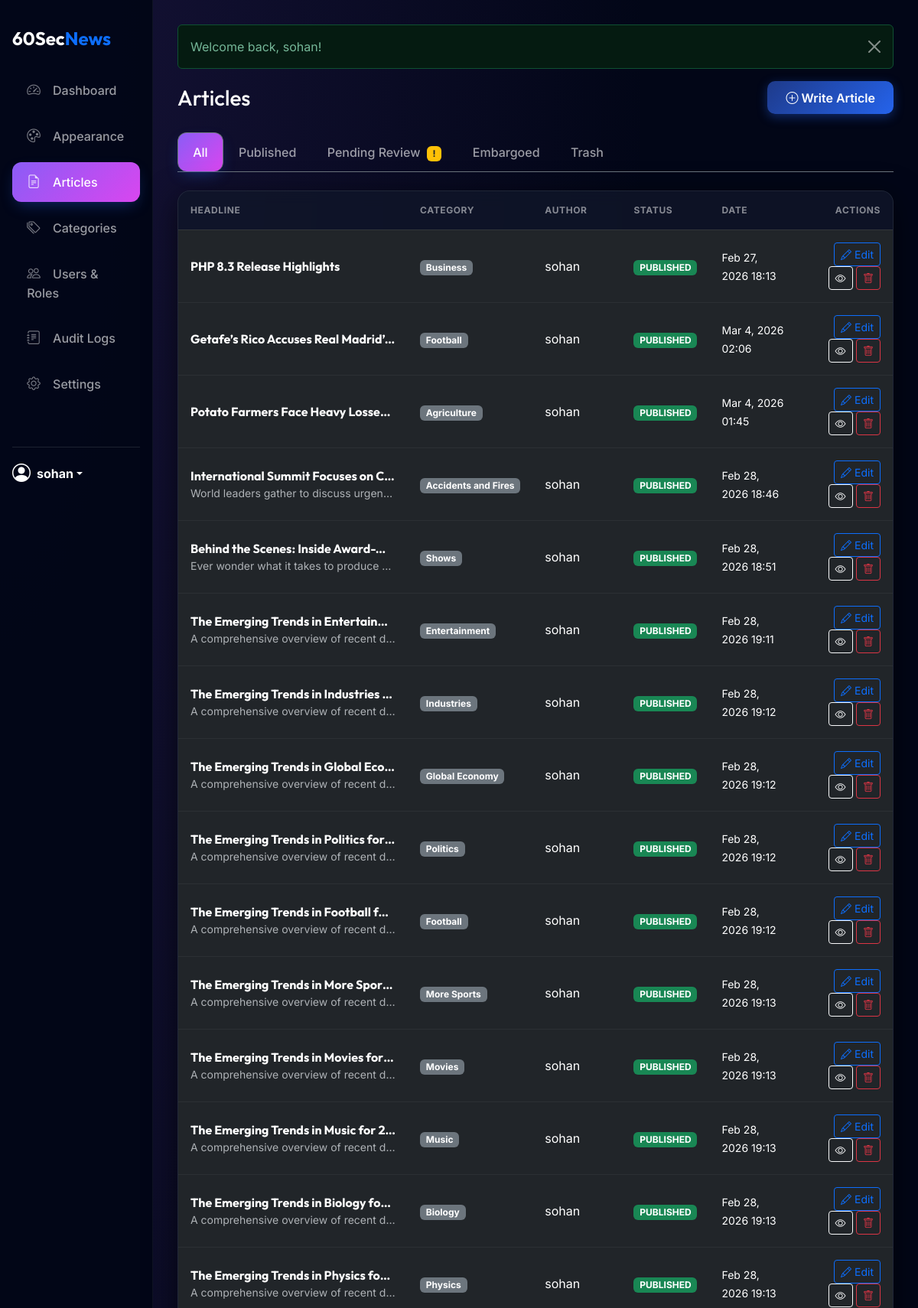
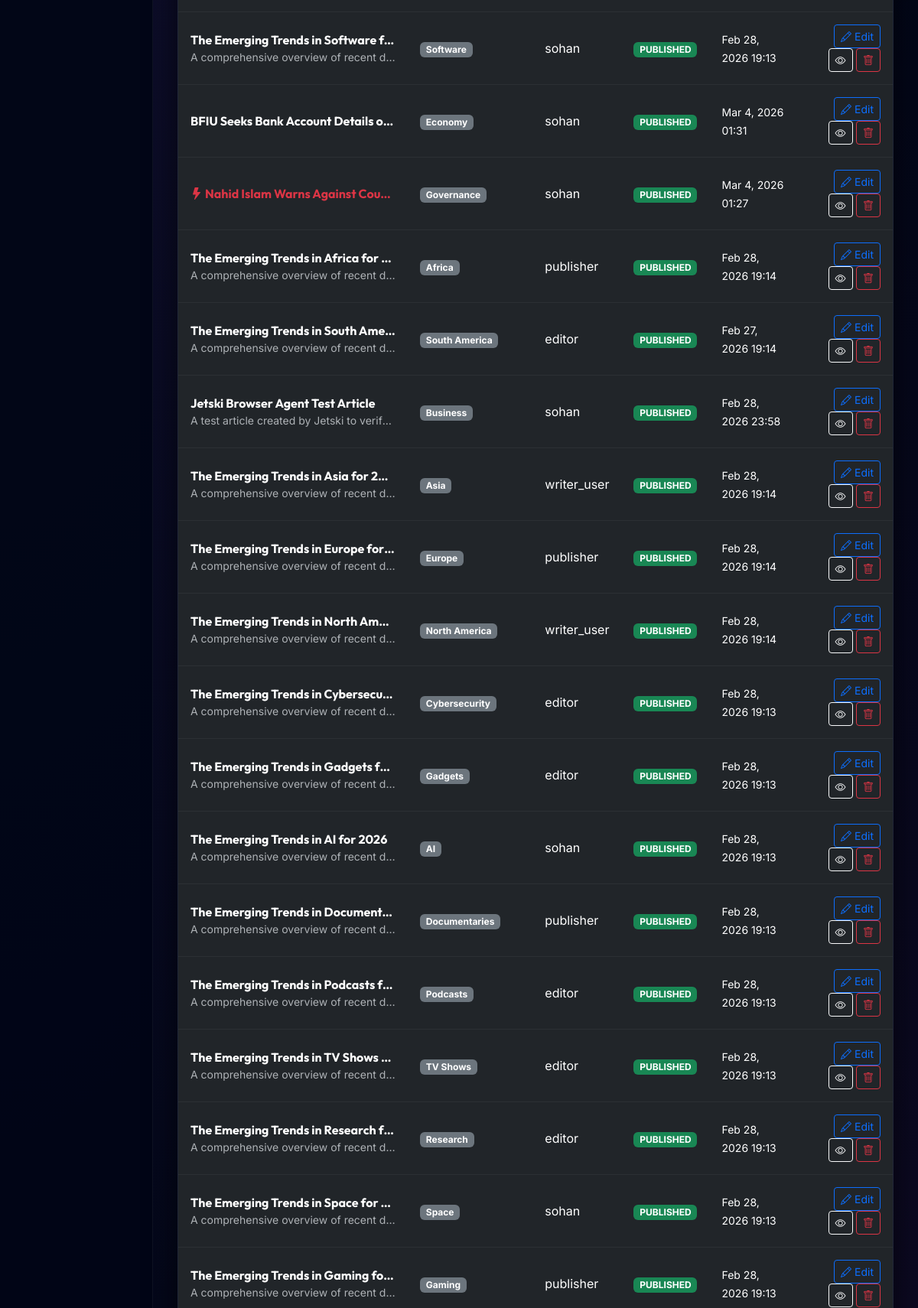
The page /public/admin/articles.php (signed in, upper part) on the database its author committed (2 pictures, top to bottom).
### tables this page shows
CREATE TABLE `articles` (
  `id` int(11) NOT NULL,
  `title` varchar(255) NOT NULL,
  `slug` varchar(255) NOT NULL,
  `summary` text NOT NULL,
  `content` text NOT NULL,
  `author_id` int(11) NOT NULL,
  `category_id` int(11) NOT NULL,
  `featured_image_id` int(11) DEFAULT NULL,
  `status` enum('draft','pending','published','embargoed','trashed') DEFAULT 'draft',
  `is_breaking` tinyint(1) DEFAULT 0,
  `is_pinned` tinyint(1) DEFAULT 0,
  `is_featured` tinyint(1) DEFAULT 0,
  `fact_checked` tinyint(1) DEFAULT 0,
  `publish_at` timestamp NULL DEFAULT NULL,
  `created_at` timestamp NOT NULL DEFAULT current_timestamp(),
  `updated_at` timestamp NOT NULL DEFAULT current_timestamp() ON UPDATE current_timestamp()
);

CREATE TABLE `categories` (
  `id` int(11) NOT NULL,
  `parent_id` int(11) DEFAULT NULL,
  `name` varchar(100) NOT NULL,
  `slug` varchar(100) NOT NULL,
  `created_at` timestamp NOT NULL DEFAULT current_timestamp()
);

CREATE TABLE `users` (
  `id` int(11) NOT NULL,
  `username` varchar(50) NOT NULL,
  `email` varchar(100) NOT NULL,
  `password_hash` varchar(255) NOT NULL,
  `role_id` int(11) NOT NULL,
  `created_at` timestamp NOT NULL DEFAULT current_timestamp(),
  `last_login` timestamp NULL DEFAULT NULL,
  `login_attempts` int(11) DEFAULT 0,
  `lockout_time` timestamp NULL DEFAULT NULL,
  `status` enum('active','inactive','banned') DEFAULT 'active'
);

### app/rbac.php (called while the page is built, shortened)
<?php
function is_logged_in()
{
    return isset($_SESSION['user_id']) && isset($_SESSION['role_id']);
}
function has_permission($permission)
{
    $role_id = $_SESSION['role_id'] ?? 0;
    if ($role_id == 1) {
        return true;
    }
    $db = DB::getInstance()->getConnection();
    $stmt = $db->prepare("
        SELECT 1
        FROM role_permissions
        WHERE role_id = ? AND permission_string = ?
    ");
    $stmt->execute([$role_id, $permission]);
    return $stmt->fetchColumn() !== false;
}

### public/admin/articles.php (the view, shortened to what this page needs)
<?php
require_once __DIR__ . '/../../app/helpers.php';
require_once __DIR__ . '/../../app/rbac.php';
require_once __DIR__ . '/layout/header.php';
$status_filter = $_GET['status'] ?? 'all';
$can_edit_all = has_permission('edit_any_article');
$sql = "SELECT a.*, u.username as author_name, c.name as category_name
        FROM articles a
        JOIN users u ON a.author_id = u.id
        JOIN categories c ON a.category_id = c.id";
$params = [];
$sql .= " ORDER BY a.updated_at DESC";
$stmt = $db->prepare($sql);
$stmt->execute($params);
$articles = $stmt->fetchAll();
?>
<div class="d-flex justify-content-between align-items-center mb-4">
    <h1 class="h3 mb-0 text-white">Articles</h1>
    <?php if (has_permission('create_article')): ?>
        <a href="article_edit.php" class="btn btn-primary"><i class="bi bi-plus-circle"></i> Write Article</a>
    <?php endif; ?>
</div>
<ul class="nav nav-tabs border-secondary mb-4">
    <li class="nav-item">
        <a class="nav-link <?= $status_filter === 'all' ? 'active bg-dark text-white border-secondary border-bottom-0' : 'text-muted' ?>"
            href="?status=all">All</a>
    </li>
    <li class="nav-item">
        <a class="nav-link <?= $status_filter === 'published' ? 'active bg-dark text-white border-secondary border-bottom-0' : 'text-muted' ?>"
            href="?status=published">Published</a>
    </li>
    <li class="nav-item">
        <a class="nav-link <?= $status_filter === 'pending' ? 'active bg-dark text-white border-secondary border-bottom-0' : 'text-muted' ?>"
            href="?status=pending">Pending Review <span class="badge bg-warning text-dark ms-1">!</span></a>
    </li>
    <li class="nav-item">
        <a class="nav-link <?= $status_filter === 'embargoed' ? 'active bg-dark text-white border-secondary border-bottom-0' : 'text-muted' ?>"
            href="?status=embargoed">Embargoed</a>
    </li>
    <li class="nav-item">
        <a class="nav-link <?= $status_filter === 'trashed' ? 'active bg-dark text-white border-secondary border-bottom-0' : 'text-muted' ?>"
            href="?status=trashed">Trash</a>
    </li>
</ul>
<div class="card">
    <div class="card-body p-0">
        <div class="table-responsive">
            <table class="table table-dark table-hover mb-0">
                <thead>
                    <tr>
                        <th>Headline</th>
                        <th>Category</th>
                        <th>Author</th>
                        <th>Status</th>
                        <th>Date</th>
                        <th class="text-end">Actions</th>
                    </tr>
                </thead>
                <tbody>
                    <?php foreach ($articles as $article): ?>
                        <tr>
                            <td style="max-width: 300px;">
                                <div class="text-truncate fw-bold <?= $article['is_breaking'] ? 'text-danger' : '' ?>">
                                    <?php if ($article['is_breaking'])
                                        echo '<i class="bi bi-lightning-fill"></i> '; ?>
                                    <?= e($article['title']) ?>
                                </div>
                                <small class="text-muted d-block text-truncate">
                                    <?= e($article['summary']) ?>
                                </small>
                            </td>
                            <td><span class="badge bg-secondary">
                                    <?= e($article['category_name']) ?>
                                </span></td>
                            <td>
                                <?= e($article['author_name']) ?>
                            </td>
                            <td>
                                <?php
                                $badges = [
                                    'pending' => 'bg-warning text-dark',
                                    'published' => 'bg-success',
                                    'embargoed' => 'bg-info text-dark',
                                    'trashed' => 'bg-danger'
                                ];
                                $badge_class = $badges[$article['status']] ?? 'bg-secondary';
                                ?>
                                <span class="badge <?= $badge_class ?> text-uppercase">
                                    <?= $article['status'] ?>
                                </span>
                            </td>
                            <td>
                                <small>
                                    <?= $article['status'] === 'published' && $article['publish_at'] ? date('M j, Y H:i', strtotime($article['publish_at'])) : date('M j', strtotime($article['updated_at'])) ?>
                                </small>
                            </td>
                            <td class="text-end">
                                <?php if ($can_edit_all || $article['author_id'] == $_SESSION['user_id']): ?>
                                    <a href="article_edit.php?id=<?= $article['id'] ?>"
                                        class="btn btn-sm btn-outline-primary"><i class="bi bi-pencil"></i> Edit</a>
                                <?php endif; ?>
                                <?php if ($article['status'] === 'published'): ?>
                                    <a href="<?= BASE_URL ?>/article.php?slug=<?= e($article['slug']) ?>" target="_blank"
                                        class="btn btn-sm btn-outline-light"><i class="bi bi-eye"></i></a>
                                <?php endif; ?>
                                <?php if (has_permission('delete_article') || $article['author_id'] == $_SESSION['user_id']): ?>
                                    <form method="POST" class="d-inline">
                                        <button type="submit" class="btn btn-sm btn-outline-danger" title="Delete Article"
                                            onclick="return confirm('Are you sure you want to PERMANENTLY delete this article?');">
                                            <i class="bi bi-trash"></i>
                                        </button>
                                    </form>
                                <?php endif; ?>
                            </td>
                        </tr>
                    <?php endforeach; ?>
                </tbody>
            </table>
        </div>
    </div>
</div>
<?php require_once __DIR__ . '/layout/footer.php'; ?>

### public/admin/layout/header.php (style rules this page uses)
:root { --primary-gradient: linear-gradient(135deg, #1e3a8a 0%, #2563eb 100%); --glass-bg: rgba(255, 255, 255, 0.03); --glass-border: rgba(255, 255, 255, 0.08); --sidebar-width: 260px; --radius-premium: 16px; }
body { font-family: 'Inter', sans-serif; background-color: #0c0e14; color: #e2e8f0; min-height: 100vh; }
body.theme-admin-midnight { background-color: #020617; background-image: radial-gradient(at 0% 0%, rgba(139, 92, 246, 0.15) 0px, transparent 50%), radial-gradient(at 100% 100%, rgba(217, 70, 239, 0.1) 0px, transparent 50%); color: #f8fafc; }
body.theme-admin-midnight .card { background: rgba(15, 23, 42, 0.8); border: 1px solid rgba(255, 255, 255, 0.08); box-shadow: 0 10px 40px rgba(0, 0, 0, 0.6); }
body.theme-admin-midnight .nav-link.active { background: linear-gradient(135deg, #8b5cf6 0%, #d946ef 100%) !important; }
h1, h2, h3, h4, .fw-bold, .sidebar-brand { font-family: 'Outfit', sans-serif; }
.nav-link { color: rgba(255, 255, 255, 0.6) !important; padding: 0.8rem 1.2rem !important; border-radius: 12px !important; margin-bottom: 8px; transition: all 0.3s cubic-bezier(0.4, 0, 0.2, 1); font-weight: 500; }
.nav-link.active { background: var(--primary-gradient) !important; color: #fff !important; box-shadow: 0 8px 20px -6px rgba(37, 99, 235, 0.4); }
.card { background: rgba(30, 41, 59, 0.4); backdrop-filter: blur(10px); -webkit-backdrop-filter: blur(10px); border: 1px solid var(--glass-border); border-radius: var(--radius-premium); box-shadow: 0 10px 30px -10px rgba(0, 0, 0, 0.3); overflow: hidden; }
.table { color: #cbd5e1; margin-bottom: 0; }
.table thead th { background: rgba(15, 23, 42, 0.2); border-bottom: 1px solid var(--glass-border); text-transform: uppercase; font-size: 0.75rem; letter-spacing: 0.05em; color: rgba(255, 255, 255, 0.5); padding: 1rem; }
.table td { border-bottom: 1px solid rgba(255, 255, 255, 0.05); padding: 1rem; vertical-align: middle; }
.btn-primary { background: var(--primary-gradient); border: none; box-shadow: 0 4px 14px 0 rgba(37, 99, 235, 0.39); border-radius: 10px; padding: 0.6rem 1.5rem; font-weight: 600; transition: all 0.3s; }

### rows shown on the page
articles: title "PHP 8.3 Release Highlights", category.name "Business", author.username "sohan", status "PUBLISHED", publish_at "Feb 27, 2026 18:13"
articles: title "Getafe’s Rico Accuses Real Madrid’…", category.name "Football", author.username "sohan", status "PUBLISHED", publish_at "Mar 4, 2026 02:06"
articles: title "Potato Farmers Face Heavy Losse…", category.name "Agriculture", author.username "sohan", status "PUBLISHED", publish_at "Mar 4, 2026 01:45"
articles: title "International Summit Focuses on C…", summary "World leaders gather to discuss urgen…", category.name "Accidents and Fires", author.username "sohan", status "PUBLISHED", publish_at "Feb 28, 2026 18:46"
articles: title "Behind the Scenes: Inside Award-…", summary "Ever wonder what it takes to produce…", category.name "Shows", author.username "sohan", status "PUBLISHED", publish_at "Feb 28, 2026 18:51"
articles: title "The Emerging Trends in Entertain…", summary "A comprehensive overview of recent d…", category.name "Entertainment", author.username "sohan", status "PUBLISHED", publish_at "Feb 28, 2026 19:11"
articles: title "The Emerging Trends in Industries…", summary "A comprehensive overview of recent d…", category.name "Industries", author.username "sohan", status "PUBLISHED", publish_at "Feb 28, 2026 19:12"
articles: title "The Emerging Trends in Global Eco…", summary "A comprehensive overview of recent d…", category.name "Global Economy", author.username "sohan", status "PUBLISHED", publish_at "Feb 28, 2026 19:12"
articles: title "The Emerging Trends in Politics for…", summary "A comprehensive overview of recent d…", category.name "Politics", author.username "sohan", status "PUBLISHED", publish_at "Feb 28, 2026 19:12"
articles: title "The Emerging Trends in Football f…", summary "A comprehensive overview of recent d…", category.name "Football", author.username "sohan", status "PUBLISHED", publish_at "Feb 28, 2026 19:12"
articles: title "The Emerging Trends in More Spor…", summary "A comprehensive overview of recent d…", category.name "More Sports", author.username "sohan", status "PUBLISHED", publish_at "Feb 28, 2026 19:13"
articles: title "The Emerging Trends in Movies for…", summary "A comprehensive overview of recent d…", category.name "Movies", author.username "sohan", status "PUBLISHED", publish_at "Feb 28, 2026 19:13"
articles: title "The Emerging Trends in Music for 2…", summary "A comprehensive overview of recent d…", category.name "Music", author.username "sohan", status "PUBLISHED", publish_at "Feb 28, 2026 19:13"
articles: title "The Emerging Trends in Biology fo…", summary "A comprehensive overview of recent d…", category.name "Biology", author.username "sohan", status "PUBLISHED", publish_at "Feb 28, 2026 19:13"
articles: title "The Emerging Trends in Physics fo…", summary "A comprehensive overview of recent d…", category.name "Physics", author.username "sohan", status "PUBLISHED", publish_at "Feb 28, 2026 19:13"
articles: title "The Emerging Trends in Software f…", summary "A comprehensive overview of recent d…", category.name "Software", author.username "sohan", status "PUBLISHED", publish_at "Feb 28, 2026 19:13"
articles: title "BFIU Seeks Bank Account Details o…", category.name "Economy", author.username "sohan", status "PUBLISHED", publish_at "Mar 4, 2026 01:31"
articles: is_breaking 1 (drawn), title "Nahid Islam Warns Against Cou…", category.name "Governance", author.username "sohan", status "PUBLISHED", publish_at "Mar 4, 2026 01:27"
articles: title "The Emerging Trends in Africa for…", summary "A comprehensive overview of recent d…", category.name "Africa", author.username "publisher", status "PUBLISHED", publish_at "Feb 28, 2026 19:14"
articles: title "The Emerging Trends in South Ame…", summary "A comprehensive overview of recent d…", category.name "South America", author.username "editor", status "PUBLISHED", publish_at "Feb 27, 2026 19:14"
articles: title "Jetski Browser Agent Test Article", summary "A test article created by Jetski to verif…", category.name "Business", author.username "sohan", status "PUBLISHED", publish_at "Feb 28, 2026 23:58"
articles: title "The Emerging Trends in Asia for 2…", summary "A comprehensive overview of recent d…", category.name "Asia", author.username "writer_user", status "PUBLISHED", publish_at "Feb 28, 2026 19:14"
articles: title "The Emerging Trends in Europe for…", summary "A comprehensive overview of recent d…", category.name "Europe", author.username "publisher", status "PUBLISHED", publish_at "Feb 28, 2026 19:14"
articles: title "The Emerging Trends in North Am…", summary "A comprehensive overview of recent d…", category.name "North America", author.username "writer_user", status "PUBLISHED", publish_at "Feb 28, 2026 19:14"
articles: title "The Emerging Trends in Cybersecu…", summary "A comprehensive overview of recent d…", category.name "Cybersecurity", author.username "editor", status "PUBLISHED", publish_at "Feb 28, 2026 19:13"
articles: title "The Emerging Trends in Gadgets f…", summary "A comprehensive overview of recent d…", category.name "Gadgets", author.username "editor", status "PUBLISHED", publish_at "Feb 28, 2026 19:13"
articles: title "The Emerging Trends in AI for 2026", summary "A comprehensive overview of recent d…", category.name "AI", author.username "sohan", status "PUBLISHED", publish_at "Feb 28, 2026 19:13"
articles: title "The Emerging Trends in Document…", summary "A comprehensive overview of recent d…", category.name "Documentaries", author.username "publisher", status "PUBLISHED", publish_at "Feb 28, 2026 19:13"
articles: title "The Emerging Trends in Podcasts f…", summary "A comprehensive overview of recent d…", category.name "Podcasts", author.username "editor", status "PUBLISHED", publish_at "Feb 28, 2026 19:13"
articles: title "The Emerging Trends in TV Shows…", summary "A comprehensive overview of recent d…", category.name "TV Shows", author.username "editor", status "PUBLISHED", publish_at "Feb 28, 2026 19:13"
articles: title "The Emerging Trends in Research f…", summary "A comprehensive overview of recent d…", category.name "Research", author.username "editor", status "PUBLISHED", publish_at "Feb 28, 2026 19:13"
articles: title "The Emerging Trends in Space for…", summary "A comprehensive overview of recent d…", category.name "Space", author.username "sohan", status "PUBLISHED", publish_at "Feb 28, 2026 19:13"
articles: title "The Emerging Trends in Gaming fo…", summary "A comprehensive overview of recent d…", category.name "Gaming", author.username "publisher", status "PUBLISHED", publish_at "Feb 28, 2026 19:13"

### other values the page prints
$_SESSION['username'] "sohan"
$message "Welcome back, sohan!"
